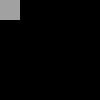
Frame 1 (no input)
Frame 60 (the mouse pressed at the canvas centre just before this capture): identical to frame 1, image omitted
Frame 120 (the mouse held since frame 60 and released just before this capture): identical to frame 1, image omitted

The Processing sketch that drew this single still picture (run headless with seeded random() and noise(); from frame 60 on, the mouse is pressed at the canvas centre):

// Processing sketch: MatrixTests
// ── MatrixTests.pde
float globalScale = 1;
float globalTranslateX = 0;
float globalTranslateY = 0;
float globalRotate = 0;

float aScale = 1;
float aTranslateX = 0;
float aTranslateY = 0;
float aRotate = 0;

float fixX = 0;
float fixY = 0;

void setup(){
  fill(255,255,255,100);
  noStroke();
}

void draw(){
  background(0);
  translate(globalTranslateX,globalTranslateY);
  rotate(globalRotate);
  scale(globalScale);
  rect(0,0,20,20);
  pushMatrix();
  translate(aTranslateX,aTranslateY);
  rotate(aRotate);
  scale(aScale);
  rect(0,0,20,20);
  popMatrix();

  if(mousePressed){
    if(mouseButton == LEFT){
      float tmpR = aRotate;
      float tmpS = aScale;
      if(key == 'r') aRotate = tmpR-atan2(fixX-mouseY,fixY-mouseX);
      if(key == 's') aScale = fixY-mouseY;
      if(key == 't') aTranslateX = mouseX; aTranslateY = mouseY;
    }
    if(mouseButton == RIGHT){
      float tmpR = globalRotate;
      float tmpS = globalScale;
      if(key == 'r') globalRotate = tmpR-atan2(fixX-mouseY,fixY-mouseX);
      if(key == 's') globalScale = tmpS-dist(fixX,fixY,mouseX,mouseY);
      if(key == 't') globalTranslateX = mouseX; globalTranslateY = mouseY;
    }
  }
} 

void mousePressed(){
  fixX = mouseX;
  fixY = mouseY;
}
